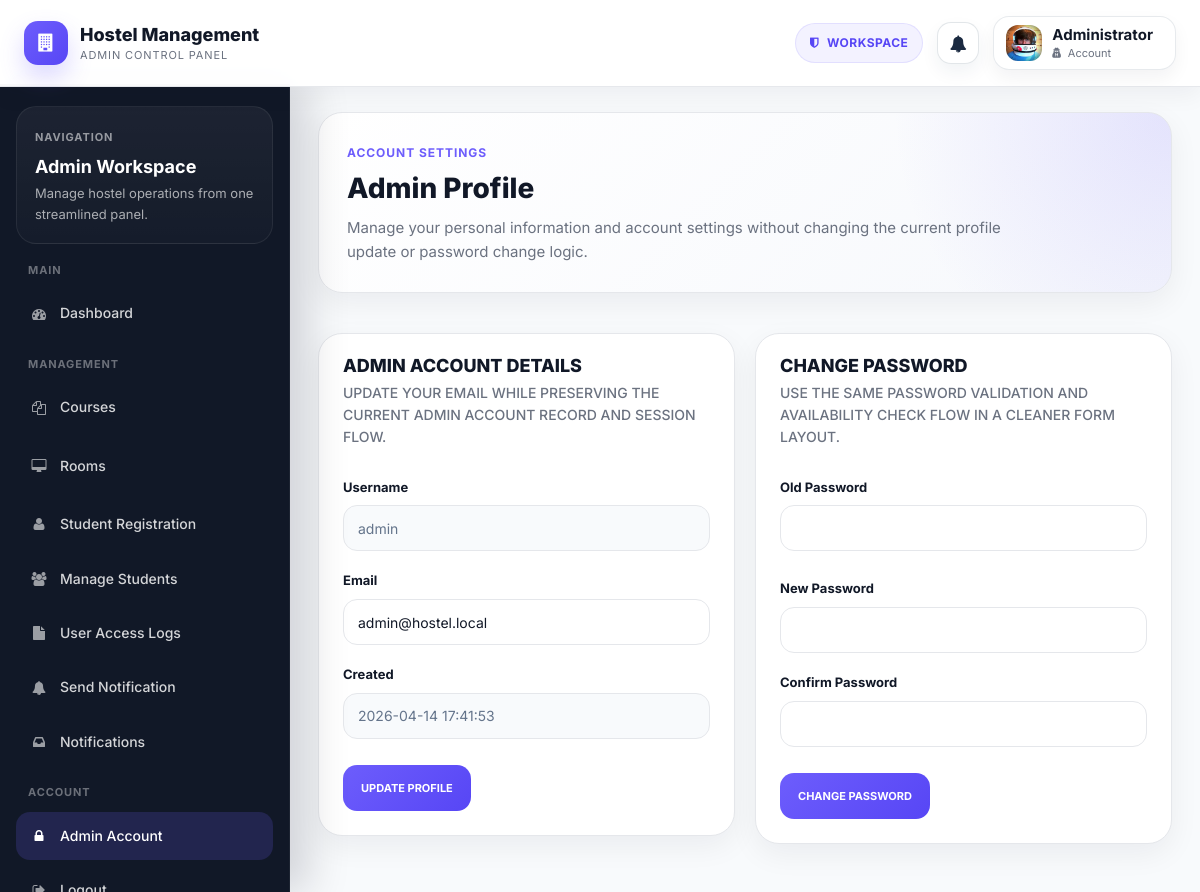
The page /admin/admin-profile.php (signed in) on the database its author committed.
### tables this page shows
CREATE TABLE `users` (
  `id` int(11) NOT NULL AUTO_INCREMENT,
  `full_name` varchar(255) NOT NULL,
  `email` varchar(255) NOT NULL,
  `username` varchar(100) NOT NULL,
  `phone` varchar(20) DEFAULT NULL,
  `password` varchar(255) NOT NULL,
  `role` enum('admin','user') NOT NULL DEFAULT 'user',
  `legacy_id` int(11) NOT NULL,
  `created_at` timestamp NOT NULL DEFAULT CURRENT_TIMESTAMP,
  `updated_at` timestamp NOT NULL DEFAULT CURRENT_TIMESTAMP ON UPDATE CURRENT_TIMESTAMP,
  PRIMARY KEY (`id`),
  UNIQUE KEY `uniq_users_email` (`email`),
  UNIQUE KEY `uniq_users_username` (`username`),
  UNIQUE KEY `uniq_users_role_legacy` (`role`,`legacy_id`)
);

### admin/admin-profile.php (the view, shortened to what this page needs)
<?php
require_once 'includes/config.php';
$userId = (int) $_SESSION['user_id'];
$stmt = $mysqli->prepare("SELECT u.username, u.email, u.created_at, a.reg_date, a.updation_date
                          FROM users u
                          LEFT JOIN admin a ON a.id = u.legacy_id
                          WHERE u.id = ? AND u.role = 'admin'
                          LIMIT 1");
$stmt->bind_param('i', $userId);
$stmt->execute();
$result = $stmt->get_result();
$profile = $result->fetch_assoc();
?>
<!doctype html>
<html lang="en" class="no-js">
<head>
    <link rel="stylesheet" href="css/font-awesome.min.css">
    <link rel="stylesheet" href="css/bootstrap.min.css">
    <link rel="stylesheet" href="css/style.css">
</head>
<body>
    <?php include 'includes/header.php'; ?>
    <div class="ts-main-content">
        <?php include 'includes/sidebar.php'; ?>
        <div class="content-wrapper">
            <div class="container-fluid">
                <div class="row">
                    <div class="col-md-12">
                        <div class="admin-page-header admin-page-header-management">
                            <div>
                                <span class="admin-page-kicker">Account Settings</span>
                                <h2 class="page-title">Admin Profile</h2>
                                <p class="admin-page-subtitle">Manage your personal information and account settings without changing the current profile update or password change logic.</p>
                            </div>
                        </div>
                    </div>
                </div>
                <div class="admin-profile-grid">
                    <div>
                        <div class="panel panel-default admin-form-card">
                            <div class="panel-heading">
                                <h3 class="admin-form-title">Admin Account Details</h3>
                                <p class="admin-form-subtitle">Update your email while preserving the current admin account record and session flow.</p>
                            </div>
                            <div class="panel-body">
                                <form method="post" class="admin-form">
                                    <div class="admin-form-section">
                                        <div class="admin-form-grid">
                                            <div class="admin-form-col-12">
                                                <div class="form-group">
                                                    <label>Username</label>
                                                    <input type="text" class="form-control" value="<?php echo htmlspecialchars($profile['username']); ?>" disabled>
                                                </div>
                                            </div>
                                            <div class="admin-form-col-12">
                                                <div class="form-group">
                                                    <label>Email</label>
                                                    <input type="email" name="emailid" id="emailid" class="form-control" value="<?php echo htmlspecialchars($profile['email']); ?>" required>
                                                </div>
                                            </div>
                                            <div class="admin-form-col-12">
                                                <div class="form-group">
                                                    <label>Created</label>
                                                    <input type="text" class="form-control" value="<?php echo htmlspecialchars($profile['reg_date'] !== null ? $profile['reg_date'] : $profile['created_at']); ?>" disabled>
                                                </div>
                                            </div>
                                        </div>
                                    </div>
                                    <div class="admin-form-actions">
                                        <button type="submit" name="update" class="btn btn-primary">Update Profile</button>
                                    </div>
                                </form>
                            </div>
                        </div>
                    </div>
                    <div>
                        <div class="panel panel-default admin-form-card">
                            <div class="panel-heading">
                                <h3 class="admin-form-title">Change Password</h3>
                                <p class="admin-form-subtitle">Use the same password validation and availability check flow in a cleaner form layout.</p>
                            </div>
                            <div class="panel-body">
                                <form method="post" class="admin-form">
                                    <div class="admin-form-section">
                                        <div class="admin-form-grid">
                                            <div class="admin-form-col-12">
                                                <div class="form-group">
                                                    <label>Old Password</label>
                                                    <input type="password" name="oldpassword" id="oldpassword" class="form-control" onblur="checkpass()" required>
                                                </div>
                                            </div>
                                            <div class="admin-form-col-12">
                                                <div class="form-group">
                                                    <label>New Password</label>
                                                    <input type="password" name="newpassword" class="form-control" required>
                                                </div>
                                            </div>
                                            <div class="admin-form-col-12">
                                                <div class="form-group">
                                                    <label>Confirm Password</label>
                                                    <input type="password" name="cpassword" class="form-control" required>
                                                </div>
                                            </div>
                                        </div>
                                    </div>
                                    <div class="admin-form-actions">
                                        <button type="submit" name="changepwd" class="btn btn-primary">Change Password</button>
                                    </div>
                                </form>
                            </div>
                        </div>
                    </div>
                </div>
            </div>
        </div>
    </div>
</body>
</html>

### rows shown on the page
users: username "admin", emailid "admin@hostel.local", reg_date "2026-04-14 17:41:53"

### other values the page prints
$adminDisplayName "Administrator"
